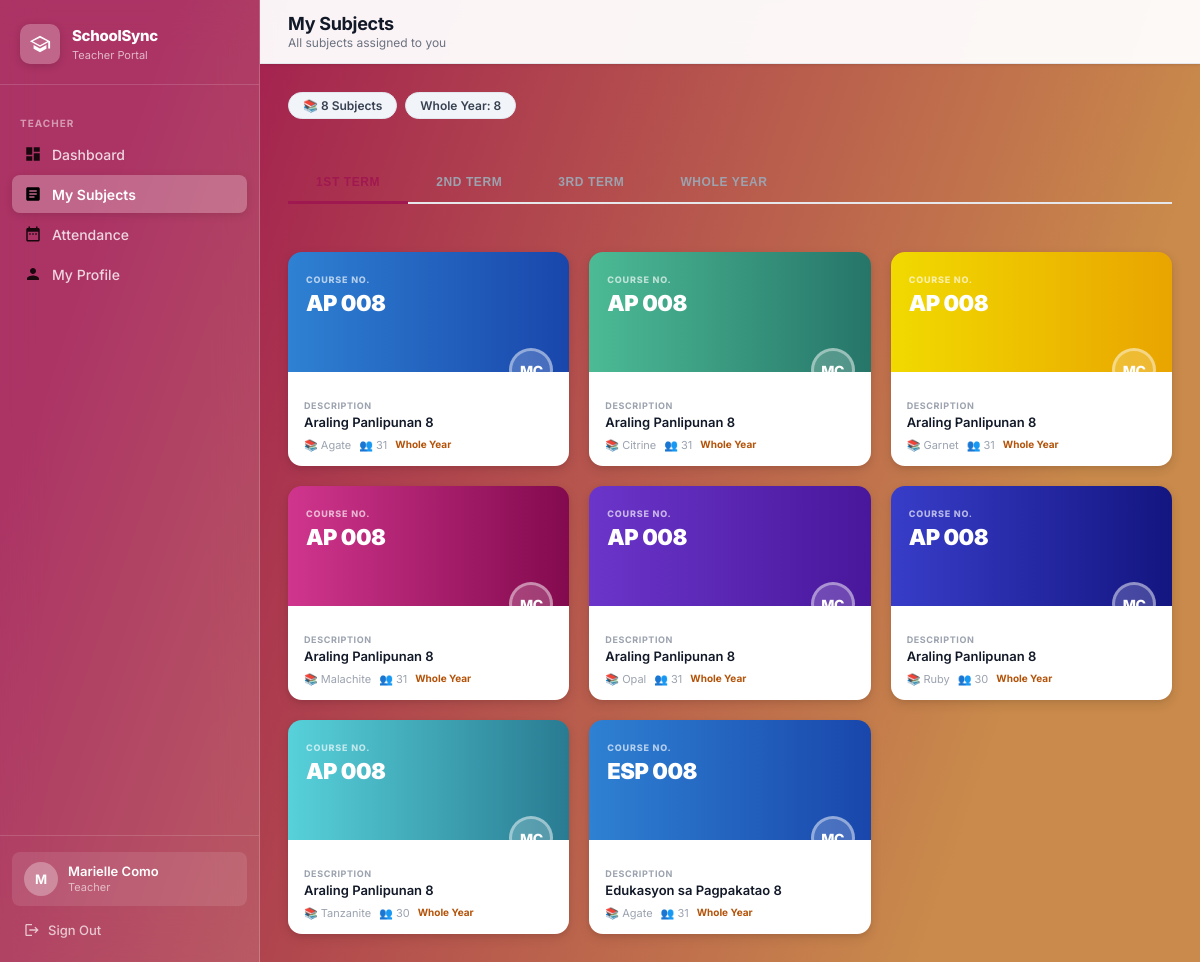
/teacher/subjects (signed in), run on the app's committed database.
### tables this page shows
CREATE TABLE schedules (
        id INTEGER PRIMARY KEY AUTOINCREMENT,
        section_id INTEGER NOT NULL, subject_id INTEGER NOT NULL,
        teacher_id INTEGER NOT NULL, strand_id INTEGER,
        day TEXT NOT NULL, time_start TEXT NOT NULL, time_end TEXT NOT NULL, room TEXT, semester TEXT,
        FOREIGN KEY (section_id) REFERENCES sections(id) ON DELETE CASCADE,
        FOREIGN KEY (subject_id) REFERENCES subjects(id) ON DELETE CASCADE,
        FOREIGN KEY (teacher_id) REFERENCES teachers(id) ON DELETE CASCADE,
        FOREIGN KEY (strand_id) REFERENCES strands(id) ON DELETE SET NULL);

CREATE TABLE subjects (
        id INTEGER PRIMARY KEY AUTOINCREMENT,
        subject_code TEXT NOT NULL, subject_name TEXT NOT NULL,
        grade_level TEXT NOT NULL, strand TEXT, semester TEXT, default_teacher_id INTEGER, shs_type TEXT);

CREATE TABLE sections (
        id INTEGER PRIMARY KEY AUTOINCREMENT,
        grade_level TEXT NOT NULL, section_name TEXT NOT NULL, adviser_id INTEGER, student_limit INTEGER DEFAULT 40, strand_id INTEGER REFERENCES strands(id) ON DELETE SET NULL,
        FOREIGN KEY (adviser_id) REFERENCES teachers(id) ON DELETE SET NULL);

### app.py (the view)
@app.route('/teacher/subjects')
@teacher_required
def teacher_subjects():
    conn    = get_db()
    tid     = session['teacher_id']
    COLORS  = ['var(--blue-course)', 'var(--teal-course)', 'var(--yellow-course)', 'var(--pink-course)', 'var(--dark-teal-course)', 'var(--medium-blue-course)', 'var(--mint-green-course)', 'var(--green-course)', 'var(--orange-course)', 'var(--slate-blue-course)', 'var(--dark-green-course)', 'var(--orange-red-course)']
    teacher = conn.execute("SELECT first_name, last_name FROM teachers WHERE id=?", (tid,)).fetchone()
    initials = (teacher['first_name'][0] + teacher['last_name'][0]).upper() if teacher else '?'
    rows = conn.execute("""
        SELECT sc.subject_id, sc.section_id,
               sub.subject_name, sub.subject_code,
               sub.semester AS sub_semester,
               sub.grade_level,
               sec.section_name,
               (SELECT COUNT(*) FROM students s WHERE s.section_id=sec.id) AS student_count,
               sc.day, sc.time_start, sc.time_end, sc.room
        FROM schedules sc
        JOIN subjects sub ON sc.subject_id=sub.id
        JOIN sections sec ON sc.section_id=sec.id
        WHERE sc.teacher_id=?
        ORDER BY sub.subject_name, sec.section_name,
            CASE sc.day WHEN 'Monday' THEN 1 WHEN 'Tuesday' THEN 2
            WHEN 'Wednesday' THEN 3 WHEN 'Thursday' THEN 4
            WHEN 'Friday' THEN 5 WHEN 'Saturday' THEN 6 ELSE 7 END
    """, (tid,)).fetchall()
    conn.close()
    from collections import OrderedDict
    subjects_dict = OrderedDict()  # subject_id -> card data
    for r in rows:
        sub_id = r['subject_id']
        if sub_id not in subjects_dict:
            subjects_dict[sub_id] = {
                'subject_id':   sub_id,
                'subject_name': r['subject_name'],
                'subject_code': r['subject_code'],
                'semester':     r['sub_semester'] or '',
                'grade_level':  r['grade_level'] or '',
                'initials':     initials,
                'sections':     [],
                'schedules':    [],
                'seen_sections': set(),
            }
        card = subjects_dict[sub_id]
        if r['section_id'] not in card['seen_sections']:
            card['seen_sections'].add(r['section_id'])
            card['sections'].append({
                'section_id':   r['section_id'],
                'section_name': r['section_name'],
                'student_count': r['student_count'],
            })
        card['schedules'].append({
            'section_id': r['section_id'],
            'section_name': r['section_name'],
            'day':        r['day'],
            'time_start': r['time_start'],
            'time_end':   r['time_end'],
            'room':       r['room'],
        })
    color_map = {}
    color_idx = 0
    cards = []
    for sub_id, card in subjects_dict.items():
        del card['seen_sections']
        for sec in card['sections']:
            sec_id = sec['section_id']
            if sec_id not in color_map:
                color_map[sec_id] = COLORS[color_idx % len(COLORS)]
                color_idx += 1
            sec_scheds = [s for s in card['schedules'] if s['section_id'] == sec_id]
            cards.append({
                'subject_id':   sub_id,
                'subject_name': card['subject_name'],
                'subject_code': card['subject_code'],
                'semester':     card['semester'],
                'initials':     card['initials'],
                'color':        color_map[sec_id],
                'section_id':   sec_id,
                'section_name': sec['section_name'],
                'student_count': sec['student_count'],
                'schedules':    sec_scheds,
            })
    return render_template('teacher_subjects.html', cards=cards)

### app.py (called while the page is built)
def get_db():
    conn = sqlite3.connect(DATABASE)
    conn.row_factory = sqlite3.Row
    conn.execute("PRAGMA foreign_keys = ON")
    return conn

def teacher_required(f):
    @wraps(f)
    def decorated(*args, **kwargs):
        if 'teacher_id' not in session:
            return redirect(url_for('login'))
        return f(*args, **kwargs)
    return decorated

### templates/teacher_subjects.html (shortened to what this page needs)
{% extends "portal_layout.html" %}
{% block page_title %}My Subjects{% endblock %}
{% block page_subtitle %}All subjects assigned to you{% endblock %}
{% block content %}
{% if not cards %}
<div class="content-card">
  <div class="empty-state">
    <svg viewBox="0 0 24 24" fill="currentColor"><path d="M19 3H5c-1.1 0-2 .9-2 2v14c0 1.1.9 2 2 2h14c1.1 0 2-.9 2-2V5c0-1.1-.9-2-2-2zm-5 14H7v-2h7v2zm3-4H7v-2h10v2zm0-4H7V7h10v2z"/></svg>
    <h3>No subjects assigned</h3>
    <p>Your subjects will appear here once the admin assigns you to a schedule.</p>
  </div>
</div>
{% else %}
{% set t1   = cards | selectattr("semester","in",["1st Term","1st Semester"]) | list %}
{% set t2   = cards | selectattr("semester","in",["2nd Term","1st Semester"]) | list %}
{% set t3   = cards | selectattr("semester","in",["3rd Term","2nd Semester"]) | list %}
{% set wy   = cards | selectattr("semester","equalto","Whole Year")   | list %}
{% set na   = cards | rejectattr("semester","in",["1st Term","2nd Term","3rd Term","1st Semester","2nd Semester","Whole Year"]) | list %}
<div class="stats-bar">
  <span class="stat-chip">📚 {{ cards|length }} Subject{{ 's' if cards|length != 1 else '' }}</span>
  {% if wy   %}<span class="stat-chip">Whole Year: {{ wy|length }}</span>{% endif %}
</div>
<div class="sem-tabs">
  <button class="sem-tab-btn active" data-sem="t1" onclick="switchSem('t1',this)">1st Term</button>
  <button class="sem-tab-btn"        data-sem="t2" onclick="switchSem('t2',this)">2nd Term</button>
  <button class="sem-tab-btn"        data-sem="t3" onclick="switchSem('t3',this)">3rd Term</button>
  <button class="sem-tab-btn"        data-sem="wy" onclick="switchSem('wy',this)">Whole Year</button>
</div>
{% macro render_card(c) %}
<a href="{{ url_for('teacher_subject_detail', sub_id=c.subject_id, sec_id=c.section_id) }}" class="subject-card">
  <div class="card-top" style="background:{{ c.color }};">
    <div class="card-badge">Course No.</div>
    <div class="card-code">{{ c.subject_code }}</div>
    <div class="card-avatar">{{ c.initials }}</div>
  </div>
  <div class="card-bottom">
    <div class="card-desc-lbl">Description</div>
    <div class="card-desc-val">{{ c.subject_name }}</div>
    <div class="card-meta">
      <span class="card-meta-item">📚 {{ c.section_name }}</span>
      <span class="card-meta-item">👥 {{ c.student_count }}</span>
      {% if c.semester == 'Whole Year' %}<span class="wy-badge">Whole Year</span>{% endif %}
    </div>
  </div>
</a>
{% endmacro %}
<div class="sem-panel subjects-grid active" id="panel_t1">
  {% set p1 = t1 + wy + na %}
  {% if p1 %}{% for c in p1 %}{{ render_card(c) }}{% endfor %}
  {% else %}<div class="empty-sem">No subjects for 1st Term</div>{% endif %}
</div>
  {% set p2 = t2 + wy + na %}
  {% set p3 = t3 + wy + na %}
  {% set pwy = wy + na %}
{% endif %}
{% endblock %}

### static/css/style.css (style rules this page uses)
:root { --brand-gradient: linear-gradient(109deg, rgba(160,24,80,1) 11.2%, rgba(201,138,75,1) 81.7%); --blue-course: linear-gradient(90deg, rgba(46,129,211,1) 0%, rgba(25,70,171,1) 100%); --teal-course: linear-gradient(90deg, rgba(76,187,149,1) 0%, rgba(38,117,105,1) 100%); --yellow-course: linear-gradient(90deg, rgba(241,218,0,1) 0%, rgba(233,164,0,1) 100%); --pink-course: linear-gradient(90deg, rgba(208,53,141,1) 0%, rgba(131,10,78,1) 100%); --dark-teal-course: linear-gradient(90deg, rgba(107,53,202,1) 0%, rgba(72,23,155,1) 100%); --medium-blue-course: linear-gradient(90deg, rgba(56,61,201,1) 0%, rgba(19,21,128,1) 100%); --mint-green-course: linear-gradient(90deg, rgba(87,209,218,1) 0%, rgba(41,123,146,1) 100%); --green-course: linear-gradient(90deg, rgba(87,219,56,1) 0%, rgba(52,164,50,1) 100%); --orange-course: linear-gradient(90deg, rgba(235,154,48,1) 0%, rgba(218,86,15,1) 100%); --slate-blue-course: linear-gradient(90deg, rgba(50,103,153,1) 0%, rgba(18,57,96,1) 100%); --dark-green-course: linear-gradient(90deg, rgba(49,123,100,1) 0%, rgba(22,71,79,1) 100%); --orange-red-course: linear-gradient(90deg, #f26a21 0%, #c0392b 100%); --sidebar-width: 260px; --header-height: 64px; --radius-sm: 8px; --radius-md: 12px; --radius-lg: 16px; --shadow-sm: 0 1px 3px rgba(0,0,0,.08), 0 1px 2px rgba(0,0,0,.04); --shadow-md: 0 4px 12px rgba(0,0,0,.10), 0 2px 4px rgba(0,0,0,.06); --shadow-lg: 0 10px 30px rgba(0,0,0,.14), 0 4px 8px rgba(0,0,0,.08); --text-primary: #111827; --text-secondary: #6b7280; --text-muted: #9ca3af; --border: #e5e7eb; --bg-page: #f3f4f6; --bg-white: #ffffff; --danger: #ef4444; --success: #22c55e; }
*,*::before,*::after { box-sizing:border-box;margin:0;padding:0 }
html { scroll-behavior:smooth }
body { font-family:'Inter',sans-serif;font-size:14px;color:var(--text-primary);background:var(--brand-gradient);min-height:100vh;-webkit-font-smoothing:antialiased }
a { text-decoration:none;color:inherit }

### templates/teacher_subjects.html (style rules this page uses)
.sem-tabs { display:flex; gap:0; border-bottom:2px solid var(--border); margin-bottom:24px; }
.sem-tab-btn { padding:12px 28px; font-size:12px; font-weight:800; cursor:pointer; border:none; background:none; color:var(--text-muted); letter-spacing:.6px; text-transform:uppercase; border-bottom:3px solid transparent; margin-bottom:-2px; transition:all .15s; white-space:nowrap; }
.sem-tab-btn.active { color:rgba(160,24,80,1); border-bottom-color:rgba(160,24,80,1); }
.subjects-grid { display:grid; grid-template-columns:repeat(auto-fill,minmax(260px,1fr)); gap:20px; }
.sem-panel { display:none; }
.sem-panel.active { display:grid; }
.subject-card { border-radius:14px; overflow:hidden; box-shadow:var(--shadow-md); transition:transform .15s, box-shadow .15s; text-decoration:none; display:block; }
.card-top { padding:22px 18px 52px; position:relative; min-height:120px; }
.card-badge { font-size:9px; font-weight:800; text-transform:uppercase; letter-spacing:.8px; color:rgba(255,255,255,.65); margin-bottom:6px; }
.card-code { font-size:22px; font-weight:900; color:#fff; letter-spacing:-.5px; line-height:1.15; }
.card-avatar { position:absolute; bottom:-20px; right:16px; width:44px; height:44px; border-radius:50%; background:rgba(255,255,255,.2); border:3px solid rgba(255,255,255,.4); display:flex; align-items:center; justify-content:center; font-size:14px; font-weight:800; color:#fff; letter-spacing:-.5px; }
.card-bottom { background:#fff; padding:28px 16px 14px; }
.card-desc-lbl { font-size:9px; font-weight:700; text-transform:uppercase; letter-spacing:.6px; color:var(--text-muted); margin-bottom:3px; }
.card-desc-val { font-size:13px; font-weight:600; color:var(--text-primary); white-space:nowrap; overflow:hidden; text-overflow:ellipsis; }
.card-meta { display:flex; gap:8px; margin-top:8px; flex-wrap:wrap; }
.card-meta-item { font-size:11px; color:var(--text-muted); }
.wy-badge { font-size:10px; font-weight:700; color:#b45309; }
.stats-bar { display:flex; gap:8px; margin-bottom:20px; flex-wrap:wrap; }
.stat-chip { padding:5px 14px; border-radius:99px; font-size:12px; font-weight:600; background:#f1f5f9; color:#374151; border:1px solid #e2e8f0; }

### data on the page
schedules: subject_code "AP 008", initials "MC", subject_name "Araling Panlipunan 8", section_name "Agate", student_count "31"
subjects: subject_code "AP 008" "AP 008" "AP 008" "AP 008" "AP 008" "AP 008", subject_name "Araling Panlipunan 8" "Araling Panlipunan 8" "Araling Panlipunan 8" "Araling Panlipunan 8" "Araling Panlipunan 8" "Araling Panlipunan 8", semester "Whole Year" (drawn)
sections: section_name "Citrine"
sections: section_name "Garnet"
sections: section_name "Malachite"
sections: section_name "Opal"
sections: section_name "Ruby"
sections: section_name "Tanzanite"
schedules: subject_code "ESP 008", initials "MC", subject_name "Edukasyon sa Pagpakatao 8", section_name "Agate", student_count "31"

### other printed values
{{ session.teacher_name[0]|upper }} "M"
{{ session.get('teacher_name') or session.get('student_name') or 'User' }} "Marielle Como"
{{ cards|length }} "8"
{{ 's' if cards|length != 1 else '' }} "s"
{{ wy|length }} "8"
{{ c.initials }} "MC" "MC" "MC" "MC" "MC" "MC"
{{ c.student_count }} "31" "31" "31" "31" "30" "30"
